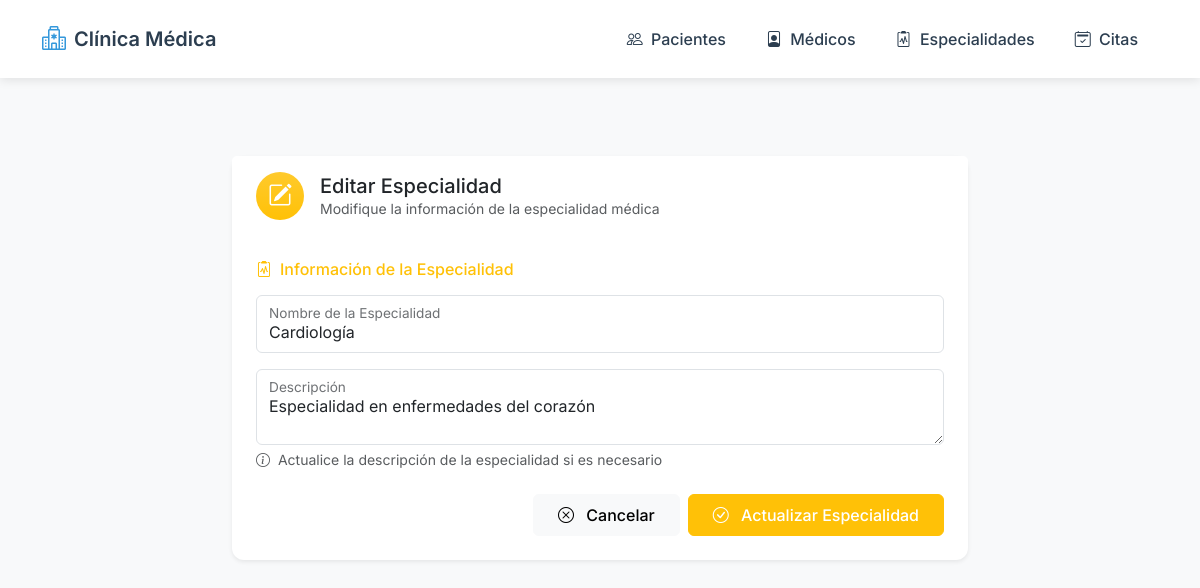
The page /index.php?controller=especialidad&action=editar&id=1 on the database its author committed.
### tables this page shows
CREATE TABLE especialidades (
    id_especialidad INT AUTO_INCREMENT NOT NULL,
    nombre_especialidad VARCHAR(50) NOT NULL,
    descripcion VARCHAR(200),
    estado TINYINT(1) DEFAULT 1,
    fecha_registro TIMESTAMP DEFAULT CURRENT_TIMESTAMP,
    PRIMARY KEY (id_especialidad)
);

### Modelos/Especialidad.php (called while the page is built, shortened)
<?php
require_once 'config/database.php';
class Especialidad {
    private $conn;
    private $table_name = "especialidades";
    public $id_especialidad;
    public function __construct() {
        $database = new Database();
        $this->conn = $database->getConnection();
    }
    public function leerUno() {
        $query = "SELECT * FROM " . $this->table_name . "
                WHERE id_especialidad = ? AND estado = 1
                LIMIT 0,1";
        $stmt = $this->conn->prepare($query);
        $stmt->bindParam(1, $this->id_especialidad);
        $stmt->execute();
        $row = $stmt->fetch(PDO::FETCH_ASSOC);
        if($row) {
            $this->nombre_especialidad = $row['nombre_especialidad'];
            $this->descripcion = $row['descripcion'];
            return true;
        }
        return false;
    }
}

### config/Database.php (called while the page is built, shortened)
<?php
class Database {
    private $host = 'localhost';
    private $db_name = 'l2_clinicaab123456';
    private $username = 'root';
    private $password = '';
    public function getConnection() {
        $this->conn = null;
        try {
            $this->conn = new PDO(
                "mysql:host=" . $this->host . ";dbname=" . $this->db_name,
                $this->username,
                $this->password
            );
            $this->conn->setAttribute(PDO::ATTR_ERRMODE, PDO::ERRMODE_EXCEPTION);
            $this->conn->exec("set names utf8");
        } catch(PDOException $e) {
            echo "Error de conexión: " . $e->getMessage();
        }
        return $this->conn;
    }
}

### Vistas/especialidades/editar.php (the view, shortened to what this page needs)
<?php require_once 'Vistas/templates/header.php'; ?>
<div class="container mt-5">
    <div class="row justify-content-center">
        <div class="col-lg-8">
            <div class="card border-0 shadow-sm">
                <div class="card-header bg-white py-3">
                    <div class="d-flex align-items-center">
                        <div class="feature-icon bg-warning bg-gradient text-white rounded-circle me-3">
                            <i class="bi bi-pencil-square"></i>
                        </div>
                        <div>
                            <h5 class="mb-0">Editar Especialidad</h5>
                            <p class="text-muted small mb-0">Modifique la información de la especialidad médica</p>
                        </div>
                    </div>
                </div>
                <div class="card-body p-4">
                    <form action="index.php?controller=especialidad&action=editar&id=<?php echo $this->especialidadModel->id_especialidad; ?>"
                        method="POST" class="needs-validation" novalidate>
                        <div class="mb-4">
                            <h6 class="text-warning mb-3">
                                <i class="bi bi-clipboard2-pulse me-2"></i>Información de la Especialidad
                            </h6>
                            <div class="form-floating mb-3">
                                <input type="text" class="form-control" id="nombre_especialidad"
                                    name="nombre_especialidad"
                                    value="<?php echo htmlspecialchars($this->especialidadModel->nombre_especialidad); ?>"
                                    placeholder="Nombre de la especialidad" required>
                                <label for="nombre_especialidad">Nombre de la Especialidad</label>
                            </div>
                            <div class="form-floating">
                                <textarea class="form-control" id="descripcion"
                                    name="descripcion"
                                    placeholder="Descripción"
                                    style="height: 100px"><?php echo htmlspecialchars($this->especialidadModel->descripcion); ?></textarea>
                                <label for="descripcion">Descripción</label>
                                <div class="form-text">
                                    <i class="bi bi-info-circle me-1"></i>
                                    Actualice la descripción de la especialidad si es necesario
                                </div>
                            </div>
                        </div>
                        <div class="d-flex justify-content-end gap-2 mt-4">
                            <a href="index.php?controller=especialidad&action=index"
                                class="btn btn-light">
                                <i class="bi bi-x-circle me-2"></i>
                                Cancelar
                            </a>
                            <button type="submit" class="btn btn-warning text-white">
                                <i class="bi bi-check-circle me-2"></i>
                                Actualizar Especialidad
                            </button>
                        </div>
                    </form>
                </div>
            </div>
        </div>
    </div>
</div>

### public/css/UM18002_L2_ClaveX.css (style rules this page uses)
:root { --primary-color: #3498db; --success-color: #2ecc71; --info-color: #17a2b8; --warning-color: #f1c40f; --danger-color: #e74c3c; --border-radius: 6px; --transition: all 0.3s ease; }
body { font-family: "Inter", sans-serif; background-color: #f8f9fa; padding-top: 76px; }
.card { border: none; border-radius: 12px; box-shadow: 0 0.125rem 0.25rem rgba(0, 0, 0, 0.075); }
.card-header { background-color: white; border-bottom: none; padding: 1.5rem; }
.form-floating > .form-control, .form-floating > .form-select { height: calc(3.5rem + 2px); }
.form-floating > textarea.form-control { height: 100px; }
.btn { padding: 0.5rem 1.5rem; font-weight: 500; border-radius: var(--border-radius); transition: var(--transition); }
.feature-icon { width: 48px; height: 48px; display: flex; align-items: center; justify-content: center; font-size: 1.5rem; border-radius: 50%; }

### rows shown on the page
especialidades: nombre_especialidad "Cardiología", descripcion "Especialidad en enfermedades del corazón"
